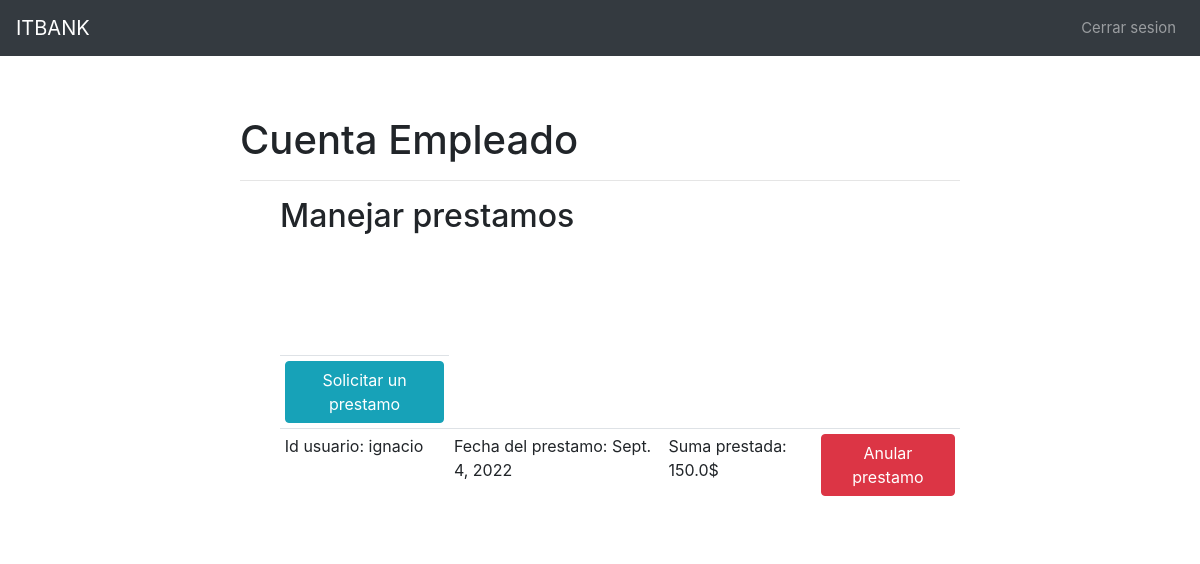
The app's page /prestamos/ (signed in) with its own data.
### Prestamos/models.py (models this page shows)
class Prestamo(models.Model):
    id = models.AutoField(primary_key=True)
    sucursal = models.ForeignKey(Sucursal, on_delete=models.CASCADE, default=None, null=True)
    tipo = models.ForeignKey(TipoPrestamo, on_delete=models.CASCADE, default=None, null=True)
    user_id = models.ForeignKey('auth.User', on_delete=models.CASCADE, default=None, null=True)
    date = models.DateField(default=datetime.date.today)
    total = models.FloatField(default=0)
    class Meta:
        db_table = 'prestamos'

### Clientes/views.py (the view)
# urls.py: path('prestamos/',login_required(views.prestamos),name='prestamos'),
def prestamos(request):
    context={}
    prestamos=Prestamo.objects.all()
    context['prestamos']=prestamos
    return render(request,'extra/empleados/prestamos.html',context)

### Clientes/templates/extra/empleados/prestamos.html (shortened to what this page needs)
{% extends 'extra/layout.html'%}
{%block content%}
<h1>Cuenta Empleado</h1>
<hr>
<ul>
    <h2 class="username">Manejar prestamos</h2>
    <table class="table table-sm">
        <td><a class="btn btn-primary btn-info" href="{% url 'solicitarprestamosform' %}">Solicitar un prestamo</a></td>
        {% for prestamo in prestamos %}
        <tr>
            <td>Id usuario: {{prestamo.user_id}}</td>
            <td>Fecha del prestamo: {{prestamo.date}}</td>
            <td>Suma prestada: {{prestamo.total}}$</td>
            <td><a class="btn btn-danger btn-info" href="{% url 'eliminarprestamo' pk=prestamo.id %}">Anular prestamo</a></td>
        </tr>
        {% endfor %}
</ul>
{% endblock %}

### Login/static/style.css (style rules this page uses)
body { background: #0d6efd; font-size: 62.5%; font-family: 'Varela Round', Helvetica, Arial, serif; }
a { font-size: .93rem; text-decoration: none; color: black; }
.username { margin-bottom: .2rem; }

### records on screen
Prestamo: user_id "ignacio", date "Sept. 4, 2022", total "150.0"
